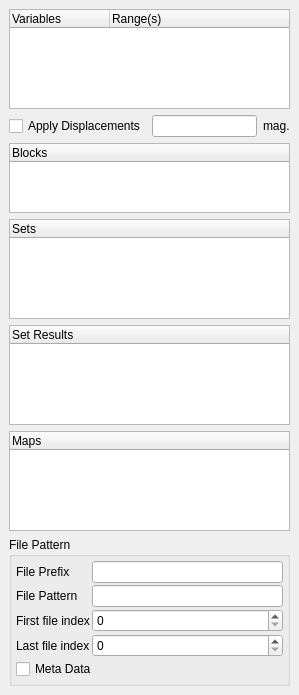
<ui version="4.0" >
 <class>ExodusIIPanel</class>
 <widget class="QWidget" name="ExodusIIPanel" >
  <property name="geometry" >
   <rect>
    <x>0</x>
    <y>0</y>
    <width>299</width>
    <height>568</height>
   </rect>
  </property>
  <property name="sizePolicy" >
   <sizepolicy>
    <hsizetype>5</hsizetype>
    <vsizetype>5</vsizetype>
    <horstretch>0</horstretch>
    <verstretch>0</verstretch>
   </sizepolicy>
  </property>
  <property name="windowTitle" >
   <string>Form</string>
  </property>
  <layout class="QVBoxLayout" >
   <property name="margin" >
    <number>9</number>
   </property>
   <property name="spacing" >
    <number>6</number>
   </property>
   <item>
    <widget class="pqSelectionTreeWidget" name="Variables" >
     <property name="minimumSize" >
      <size>
       <width>0</width>
       <height>100</height>
      </size>
     </property>
     <property name="rootIsDecorated" >
      <bool>false</bool>
     </property>
     <column>
      <property name="text" >
       <string>Variables</string>
      </property>
     </column>
     <column>
      <property name="text" >
       <string>Range(s)</string>
      </property>
     </column>
    </widget>
   </item>
   <item>
    <layout class="QHBoxLayout" >
     <property name="margin" >
      <number>0</number>
     </property>
     <property name="spacing" >
      <number>6</number>
     </property>
     <item>
      <widget class="QCheckBox" name="ApplyDisplacements" >
       <property name="layoutDirection" >
        <enum>Qt::LeftToRight</enum>
       </property>
       <property name="text" >
        <string>Apply Displacements</string>
       </property>
      </widget>
     </item>
     <item>
      <widget class="QLineEdit" name="DisplacementMagnitude" />
     </item>
     <item>
      <widget class="QLabel" name="label_5" >
       <property name="text" >
        <string>mag.</string>
       </property>
      </widget>
     </item>
    </layout>
   </item>
   <item>
    <widget class="pqSelectionTreeWidget" name="Blocks" >
     <property name="rootIsDecorated" >
      <bool>false</bool>
     </property>
     <column>
      <property name="text" >
       <string>Blocks</string>
      </property>
     </column>
    </widget>
   </item>
   <item>
    <widget class="pqSelectionTreeWidget" name="Sets" >
     <property name="minimumSize" >
      <size>
       <width>0</width>
       <height>100</height>
      </size>
     </property>
     <property name="rootIsDecorated" >
      <bool>false</bool>
     </property>
     <column>
      <property name="text" >
       <string>Sets</string>
      </property>
     </column>
    </widget>
   </item>
   <item>
    <widget class="pqSelectionTreeWidget" name="SetResults" >
     <property name="minimumSize" >
      <size>
       <width>0</width>
       <height>100</height>
      </size>
     </property>
     <property name="rootIsDecorated" >
      <bool>false</bool>
     </property>
     <column>
      <property name="text" >
       <string>Set Results</string>
      </property>
     </column>
    </widget>
   </item>
   <item>
    <widget class="pqSelectionTreeWidget" name="Maps" >
     <property name="minimumSize" >
      <size>
       <width>0</width>
       <height>100</height>
      </size>
     </property>
     <property name="rootIsDecorated" >
      <bool>false</bool>
     </property>
     <column>
      <property name="text" >
       <string>Maps</string>
      </property>
     </column>
    </widget>
   </item>
   <item>
    <widget class="pqCollapsedGroup" name="FilePatternGroup" >
     <property name="title" >
      <string>File Pattern</string>
     </property>
     <property name="collapsed" >
      <bool>true</bool>
     </property>
     <layout class="QGridLayout" >
      <property name="margin" >
       <number>4</number>
      </property>
      <property name="spacing" >
       <number>2</number>
      </property>
      <item row="0" column="0" >
       <widget class="QLabel" name="label_7" >
        <property name="sizePolicy" >
         <sizepolicy>
          <hsizetype>5</hsizetype>
          <vsizetype>5</vsizetype>
          <horstretch>0</horstretch>
          <verstretch>0</verstretch>
         </sizepolicy>
        </property>
        <property name="text" >
         <string>File Prefix</string>
        </property>
        <property name="wordWrap" >
         <bool>true</bool>
        </property>
       </widget>
      </item>
      <item row="0" column="1" >
       <widget class="QLineEdit" name="FilePrefix" >
        <property name="sizePolicy" >
         <sizepolicy>
          <hsizetype>7</hsizetype>
          <vsizetype>0</vsizetype>
          <horstretch>0</horstretch>
          <verstretch>0</verstretch>
         </sizepolicy>
        </property>
       </widget>
      </item>
      <item row="3" column="1" >
       <widget class="QSpinBox" name="FileRange_1" >
        <property name="sizePolicy" >
         <sizepolicy>
          <hsizetype>7</hsizetype>
          <vsizetype>0</vsizetype>
          <horstretch>0</horstretch>
          <verstretch>0</verstretch>
         </sizepolicy>
        </property>
       </widget>
      </item>
      <item row="2" column="1" >
       <widget class="QSpinBox" name="FileRange_0" >
        <property name="sizePolicy" >
         <sizepolicy>
          <hsizetype>7</hsizetype>
          <vsizetype>0</vsizetype>
          <horstretch>0</horstretch>
          <verstretch>0</verstretch>
         </sizepolicy>
        </property>
       </widget>
      </item>
      <item row="2" column="0" >
       <widget class="QLabel" name="label_3" >
        <property name="sizePolicy" >
         <sizepolicy>
          <hsizetype>5</hsizetype>
          <vsizetype>5</vsizetype>
          <horstretch>0</horstretch>
          <verstretch>0</verstretch>
         </sizepolicy>
        </property>
        <property name="text" >
         <string>First file index</string>
        </property>
        <property name="wordWrap" >
         <bool>true</bool>
        </property>
       </widget>
      </item>
      <item row="3" column="0" >
       <widget class="QLabel" name="label" >
        <property name="sizePolicy" >
         <sizepolicy>
          <hsizetype>5</hsizetype>
          <vsizetype>5</vsizetype>
          <horstretch>0</horstretch>
          <verstretch>0</verstretch>
         </sizepolicy>
        </property>
        <property name="text" >
         <string>Last file index</string>
        </property>
        <property name="wordWrap" >
         <bool>true</bool>
        </property>
       </widget>
      </item>
      <item row="1" column="1" >
       <widget class="QLineEdit" name="FilePattern" >
        <property name="sizePolicy" >
         <sizepolicy>
          <hsizetype>7</hsizetype>
          <vsizetype>0</vsizetype>
          <horstretch>0</horstretch>
          <verstretch>0</verstretch>
         </sizepolicy>
        </property>
       </widget>
      </item>
      <item row="1" column="0" >
       <widget class="QLabel" name="label_6" >
        <property name="sizePolicy" >
         <sizepolicy>
          <hsizetype>5</hsizetype>
          <vsizetype>5</vsizetype>
          <horstretch>0</horstretch>
          <verstretch>0</verstretch>
         </sizepolicy>
        </property>
        <property name="text" >
         <string>File Pattern</string>
        </property>
        <property name="wordWrap" >
         <bool>true</bool>
        </property>
       </widget>
      </item>
      <item row="4" column="0" colspan="2" >
       <widget class="QCheckBox" name="ExodusModelMetadata" >
        <property name="text" >
         <string>Meta Data</string>
        </property>
       </widget>
      </item>
     </layout>
    </widget>
   </item>
  </layout>
 </widget>
 <customwidgets>
  <customwidget>
   <class>pqSelectionTreeWidget</class>
   <extends>QTreeWidget</extends>
   <header>pqSelectionTreeWidget.h</header>
  </customwidget>
  <customwidget>
   <class>pqCollapsedGroup</class>
   <extends>QGroupBox</extends>
   <header>pqCollapsedGroup.h</header>
   <container>1</container>
  </customwidget>
 </customwidgets>
 <resources/>
 <connections/>
</ui>
